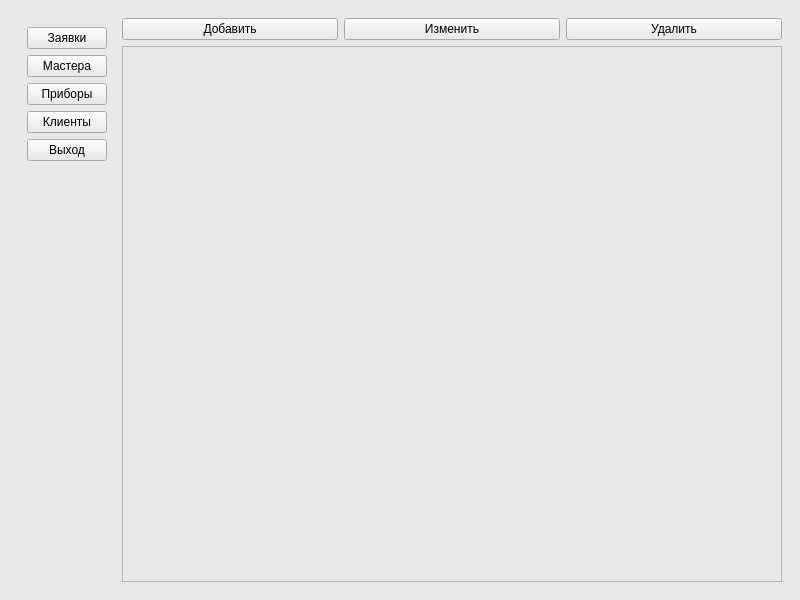
<?xml version="1.0" encoding="UTF-8"?>
<ui version="4.0">
 <class>MainWindow</class>
 <widget class="QMainWindow" name="MainWindow">
  <property name="geometry">
   <rect>
    <x>0</x>
    <y>0</y>
    <width>800</width>
    <height>600</height>
   </rect>
  </property>
  <property name="windowTitle">
   <string>MainWindow</string>
  </property>
  <property name="styleSheet">
   <string notr="true">font: 16pt &quot;Segoe UI&quot;;
background-color: rgb(232, 234, 234);</string>
  </property>
  <widget class="QWidget" name="centralwidget">
   <layout class="QGridLayout" name="gridLayout_2">
    <item row="0" column="0">
     <widget class="QStackedWidget" name="stackedWidget">
      <property name="currentIndex">
       <number>2</number>
      </property>
      <widget class="QWidget" name="auth">
       <layout class="QGridLayout" name="gridLayout">
        <item row="2" column="1">
         <spacer name="verticalSpacer">
          <property name="orientation">
           <enum>Qt::Orientation::Vertical</enum>
          </property>
          <property name="sizeHint" stdset="0">
           <size>
            <width>20</width>
            <height>40</height>
           </size>
          </property>
         </spacer>
        </item>
        <item row="0" column="1">
         <spacer name="verticalSpacer_2">
          <property name="orientation">
           <enum>Qt::Orientation::Vertical</enum>
          </property>
          <property name="sizeHint" stdset="0">
           <size>
            <width>20</width>
            <height>40</height>
           </size>
          </property>
         </spacer>
        </item>
        <item row="1" column="2">
         <spacer name="horizontalSpacer_2">
          <property name="orientation">
           <enum>Qt::Orientation::Horizontal</enum>
          </property>
          <property name="sizeHint" stdset="0">
           <size>
            <width>40</width>
            <height>20</height>
           </size>
          </property>
         </spacer>
        </item>
        <item row="1" column="1">
         <widget class="QWidget" name="AuthWidget" native="true">
          <layout class="QVBoxLayout" name="verticalLayout_2">
           <item>
            <widget class="QLineEdit" name="login">
             <property name="placeholderText">
              <string>Логин</string>
             </property>
            </widget>
           </item>
           <item>
            <widget class="QLineEdit" name="password">
             <property name="placeholderText">
              <string>Пароль</string>
             </property>
            </widget>
           </item>
           <item>
            <layout class="QHBoxLayout" name="horizontalLayout_4">
             <item>
              <widget class="QPushButton" name="enter">
               <property name="text">
                <string>Вход</string>
               </property>
              </widget>
             </item>
             <item>
              <widget class="QPushButton" name="reg_a">
               <property name="text">
                <string>Регистрация</string>
               </property>
              </widget>
             </item>
            </layout>
           </item>
           <item>
            <widget class="QLabel" name="auth_tip">
             <property name="text">
              <string/>
             </property>
             <property name="alignment">
              <set>Qt::AlignmentFlag::AlignCenter</set>
             </property>
            </widget>
           </item>
          </layout>
         </widget>
        </item>
        <item row="1" column="0">
         <spacer name="horizontalSpacer">
          <property name="orientation">
           <enum>Qt::Orientation::Horizontal</enum>
          </property>
          <property name="sizeHint" stdset="0">
           <size>
            <width>40</width>
            <height>20</height>
           </size>
          </property>
         </spacer>
        </item>
       </layout>
      </widget>
      <widget class="QWidget" name="register_2">
       <layout class="QGridLayout" name="gridLayout_3">
        <item row="1" column="1">
         <widget class="QWidget" name="w_layout" native="true">
          <layout class="QVBoxLayout" name="verticalLayout_6">
           <item>
            <widget class="QLineEdit" name="fio">
             <property name="placeholderText">
              <string>ФИО</string>
             </property>
            </widget>
           </item>
           <item>
            <widget class="QLineEdit" name="phone">
             <property name="placeholderText">
              <string>Номер телефона</string>
             </property>
            </widget>
           </item>
           <item>
            <widget class="QLineEdit" name="r_login">
             <property name="placeholderText">
              <string>Логин</string>
             </property>
            </widget>
           </item>
           <item>
            <widget class="QLineEdit" name="r_password">
             <property name="placeholderText">
              <string>Пароль</string>
             </property>
            </widget>
           </item>
           <item>
            <widget class="QComboBox" name="user_type">
             <item>
              <property name="text">
               <string>Пользователь</string>
              </property>
             </item>
             <item>
              <property name="text">
               <string>Менеджер</string>
              </property>
             </item>
             <item>
              <property name="text">
               <string>Администратор</string>
              </property>
             </item>
            </widget>
           </item>
           <item>
            <layout class="QHBoxLayout" name="horizontalLayout_5">
             <item>
              <widget class="QPushButton" name="reg">
               <property name="text">
                <string>Создать</string>
               </property>
              </widget>
             </item>
             <item>
              <widget class="QPushButton" name="cancel">
               <property name="text">
                <string>Отмена</string>
               </property>
              </widget>
             </item>
            </layout>
           </item>
          </layout>
         </widget>
        </item>
        <item row="1" column="2">
         <spacer name="horizontalSpacer_4">
          <property name="orientation">
           <enum>Qt::Orientation::Horizontal</enum>
          </property>
          <property name="sizeHint" stdset="0">
           <size>
            <width>40</width>
            <height>20</height>
           </size>
          </property>
         </spacer>
        </item>
        <item row="1" column="0">
         <spacer name="horizontalSpacer_3">
          <property name="orientation">
           <enum>Qt::Orientation::Horizontal</enum>
          </property>
          <property name="sizeHint" stdset="0">
           <size>
            <width>40</width>
            <height>20</height>
           </size>
          </property>
         </spacer>
        </item>
        <item row="2" column="1">
         <spacer name="verticalSpacer_4">
          <property name="orientation">
           <enum>Qt::Orientation::Vertical</enum>
          </property>
          <property name="sizeHint" stdset="0">
           <size>
            <width>20</width>
            <height>40</height>
           </size>
          </property>
         </spacer>
        </item>
        <item row="0" column="1">
         <spacer name="verticalSpacer_5">
          <property name="orientation">
           <enum>Qt::Orientation::Vertical</enum>
          </property>
          <property name="sizeHint" stdset="0">
           <size>
            <width>20</width>
            <height>40</height>
           </size>
          </property>
         </spacer>
        </item>
       </layout>
      </widget>
      <widget class="QWidget" name="page_2">
       <layout class="QHBoxLayout" name="horizontalLayout_2">
        <item>
         <widget class="QWidget" name="widget" native="true">
          <property name="styleSheet">
           <string notr="true">font: 12pt &quot;Segoe UI&quot;;</string>
          </property>
          <layout class="QVBoxLayout" name="verticalLayout_4">
           <item>
            <widget class="QPushButton" name="pushButton_2">
             <property name="text">
              <string>Заявки</string>
             </property>
            </widget>
           </item>
           <item>
            <widget class="QPushButton" name="pushButton_3">
             <property name="text">
              <string>Мастера</string>
             </property>
            </widget>
           </item>
           <item>
            <widget class="QPushButton" name="pushButton_4">
             <property name="text">
              <string>Приборы</string>
             </property>
            </widget>
           </item>
           <item>
            <widget class="QPushButton" name="pushButton">
             <property name="text">
              <string>Клиенты</string>
             </property>
            </widget>
           </item>
           <item>
            <widget class="QPushButton" name="logout">
             <property name="text">
              <string>Выход</string>
             </property>
            </widget>
           </item>
           <item>
            <spacer name="verticalSpacer_3">
             <property name="orientation">
              <enum>Qt::Orientation::Vertical</enum>
             </property>
             <property name="sizeHint" stdset="0">
              <size>
               <width>20</width>
               <height>40</height>
              </size>
             </property>
            </spacer>
           </item>
          </layout>
         </widget>
        </item>
        <item>
         <layout class="QVBoxLayout" name="verticalLayout_3">
          <item>
           <layout class="QHBoxLayout" name="horizontalLayout">
            <item>
             <widget class="QPushButton" name="add">
              <property name="text">
               <string>Добавить</string>
              </property>
             </widget>
            </item>
            <item>
             <widget class="QPushButton" name="change">
              <property name="text">
               <string>Изменить</string>
              </property>
             </widget>
            </item>
            <item>
             <widget class="QPushButton" name="remove">
              <property name="text">
               <string>Удалить</string>
              </property>
             </widget>
            </item>
           </layout>
          </item>
          <item>
           <widget class="QTableWidget" name="tableWidget"/>
          </item>
         </layout>
        </item>
       </layout>
      </widget>
     </widget>
    </item>
   </layout>
  </widget>
 </widget>
 <resources/>
 <connections/>
</ui>
